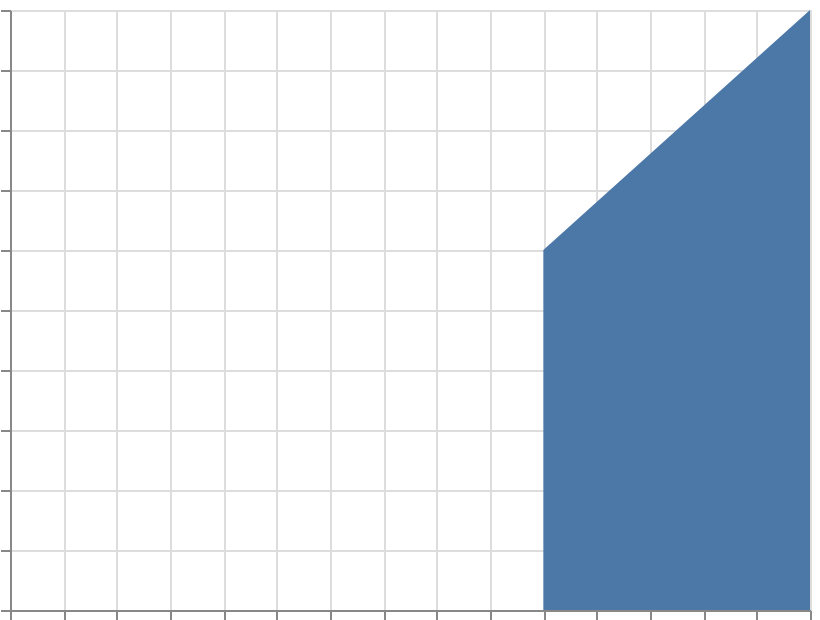

The Vega-Lite source for this figure:
### Vega-Lite specification from a JSON file in a GitHub repository (floating-point values rounded to 4 significant figures)
{"$schema": "https://vega.github.io/schema/vega-lite/v6.json", "width": 400, "height": 300, "padding": 5, "autosize": "none", "data": {"name": "table", "values": [{"x": 1, "y": 2}, {"x": 2, "y": null}, {"x": 3, "y": 3}, {"x": 4, "y": 5}]}, "mark": "area", "encoding": {"x": {"field": "x", "type": "quantitative"}, "y": {"field": "y", "type": "quantitative"}}}
